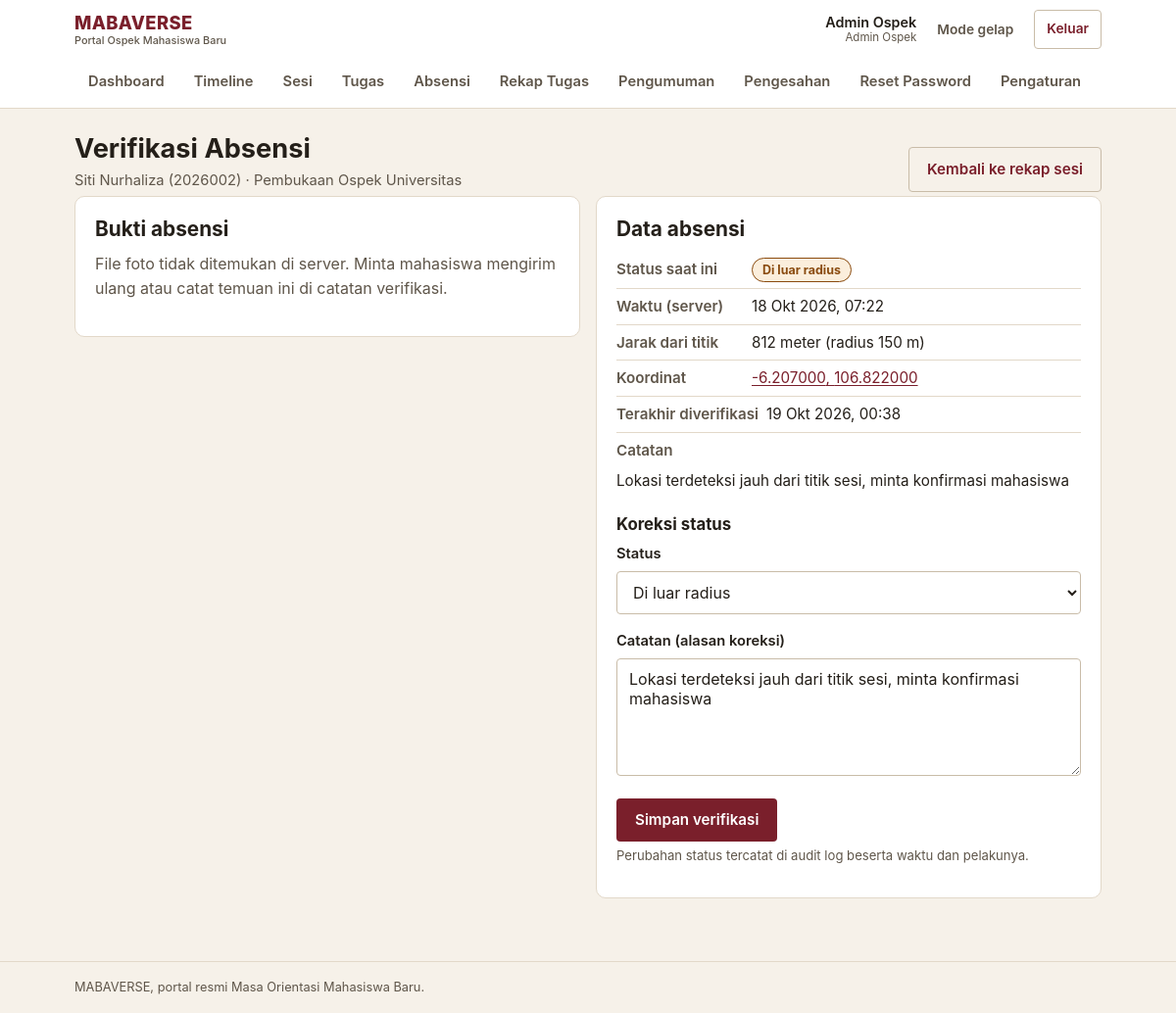
/admin/verifikasi-absensi/2 (signed in), run on the app's committed database.
### tables this page shows
CREATE TABLE absensi (
    id INT AUTO_INCREMENT PRIMARY KEY,
    sesi_id INT NOT NULL,
    user_id INT NOT NULL,
    foto_path VARCHAR(255) NOT NULL,
    lat DECIMAL(10, 8) NOT NULL,
    lng DECIMAL(11, 8) NOT NULL,
    jarak_dari_lokasi_meter DECIMAL(10, 2) DEFAULT NULL,
    waktu_submit_server TIMESTAMP DEFAULT CURRENT_TIMESTAMP,
    status ENUM('hadir', 'di_luar_radius', 'terlambat', 'tidak_hadir', 'izin') DEFAULT 'hadir',
    diverifikasi_oleh INT DEFAULT NULL,
    catatan TEXT DEFAULT NULL,
    updated_at TIMESTAMP DEFAULT CURRENT_TIMESTAMP ON UPDATE CURRENT_TIMESTAMP,
    FOREIGN KEY (sesi_id) REFERENCES sesi(id) ON DELETE CASCADE,
    FOREIGN KEY (user_id) REFERENCES users(id) ON DELETE CASCADE,
    FOREIGN KEY (diverifikasi_oleh) REFERENCES users(id) ON DELETE SET NULL,
    UNIQUE KEY unique_absensi (sesi_id, user_id)
);

CREATE TABLE users (
    id INT AUTO_INCREMENT PRIMARY KEY,
    nim VARCHAR(50) UNIQUE NOT NULL,
    nama VARCHAR(255) NOT NULL,
    email VARCHAR(255) UNIQUE NOT NULL,
    password_hash VARCHAR(255) NOT NULL,
    role ENUM('maba', 'panitia', 'admin', 'superadmin') DEFAULT 'maba',
    fakultas_id INT DEFAULT NULL,
    jurusan_id INT DEFAULT NULL,
    kelompok_id INT DEFAULT NULL,
    foto_profil VARCHAR(255) DEFAULT NULL,
    no_kontak_darurat VARCHAR(20) DEFAULT NULL,
    is_active TINYINT(1) DEFAULT 1,
    created_at TIMESTAMP DEFAULT CURRENT_TIMESTAMP,
    updated_at TIMESTAMP DEFAULT CURRENT_TIMESTAMP ON UPDATE CURRENT_TIMESTAMP,
    FOREIGN KEY (fakultas_id) REFERENCES fakultas(id) ON DELETE SET NULL,
    FOREIGN KEY (jurusan_id) REFERENCES jurusan(id) ON DELETE SET NULL,
    FOREIGN KEY (kelompok_id) REFERENCES kelompok(id) ON DELETE SET NULL
);

CREATE TABLE sesi (
    id INT AUTO_INCREMENT PRIMARY KEY,
    tahap_id INT NOT NULL,
    judul VARCHAR(255) NOT NULL,
    tanggal DATE NOT NULL,
    jam_mulai TIME NOT NULL,
    jam_selesai TIME NOT NULL,
    lokasi_text VARCHAR(255) NOT NULL,
    lokasi_lat DECIMAL(10, 8) DEFAULT NULL,
    lokasi_lng DECIMAL(11, 8) DEFAULT NULL,
    radius_meter INT DEFAULT 150,
    pic VARCHAR(255) DEFAULT NULL,
    created_at TIMESTAMP DEFAULT CURRENT_TIMESTAMP,
    FOREIGN KEY (tahap_id) REFERENCES tahap_ospek(id) ON DELETE CASCADE
);

### controllers/AdminController.php (called while the page is built, shortened)
<?php
require_once __DIR__ . '/../models/Absensi.php';
class AdminController {
    public function verifikasiAbsensi($id) {
        $absensiModel = new Absensi();
        $absensi = $absensiModel->getAbsensiById($id);
        include_once __DIR__ . '/../views/admin/verifikasi_absensi.php';
    }
}

### config/database.php (called while the page is built)
<?php
require_once __DIR__ . '/config.php';
class Database {
    private static $instance = null;
    private $pdo;
    private function __construct() {
        try {
            $dsn = "mysql:host=" . DB_HOST . ";dbname=" . DB_NAME . ";charset=" . DB_CHARSET;
            $options = [
                PDO::ATTR_ERRMODE => PDO::ERRMODE_EXCEPTION,
                PDO::ATTR_DEFAULT_FETCH_MODE => PDO::FETCH_ASSOC,
                PDO::ATTR_EMULATE_PREPARES => false,
            ];
            $this->pdo = new PDO($dsn, DB_USER, DB_PASS, $options);
        } catch (PDOException $e) {
            error_log('[MABAVERSE] Koneksi database gagal: ' . $e->getMessage());
            if (defined('APP_ENV') && APP_ENV === 'production') {
                throw new RuntimeException('Layanan database sedang tidak tersedia.');
            }
            die("Koneksi database gagal: " . $e->getMessage()
                . " — periksa DB_HOST/DB_USER/DB_PASS di config/config.local.php dan pastikan MySQL berjalan.");
        }
    }
    public static function getInstance() {
        if (self::$instance === null) {
            self::$instance = new self();
        }
        return self::$instance;
    }
    public function getConnection() {
        return $this->pdo;
    }
}

### models/Absensi.php (called while the page is built, shortened)
<?php
require_once __DIR__ . '/../config/config.php';
class Absensi {
    private $db;
    public function __construct() {
        $this->db = Database::getInstance()->getConnection();
    }
    public function getAbsensiById($id) {
        $stmt = $this->db->prepare("
            SELECT a.*, s.judul as sesi_judul, s.lokasi_text, s.radius_meter,
                   u.nim, u.nama
            FROM absensi a
            INNER JOIN sesi s ON a.sesi_id = s.id
            INNER JOIN users u ON a.user_id = u.id
            WHERE a.id = ?
        ");
        $stmt->execute([$id]);
        return $stmt->fetch();
    }
}

### config/config.php (called while the page is built, shortened)
<?php
function e($value) {
    return htmlspecialchars((string)$value, ENT_QUOTES, 'UTF-8');
}
function status_meta($status) {
    $map = [
        'hadir'             => ['Hadir', 'ok'],
        'di_luar_radius'    => ['Di luar radius', 'warn'],
        'terlambat'         => ['Terlambat', 'warn'],
        'tidak_hadir'       => ['Tidak hadir', 'danger'],
        'izin'              => ['Izin', 'info'],
        'terkumpul'         => ['Terkumpul', 'info'],
        'revisi'            => ['Perlu revisi', 'warn'],
        'diterima'          => ['Diterima', 'ok'],
        'belum_dikumpulkan' => ['Belum dikumpulkan', 'neutral'],
        'disahkan'          => ['Disahkan', 'ok'],
        'belum_memenuhi'    => ['Belum memenuhi syarat', 'danger'],
        'belum_mulai'       => ['Belum mulai', 'neutral'],
        'berlangsung'       => ['Berlangsung', 'brand'],
        'selesai'           => ['Selesai', 'ok'],
        'normal'            => ['Normal', 'neutral'],
        'penting'           => ['Penting', 'warn'],
        'mendesak'          => ['Mendesak', 'danger'],
    ];
    if (isset($map[$status])) {
        return $map[$status];
    }
    return [ucwords(str_replace('_', ' ', (string)$status)), 'neutral'];
}
function format_tanggal($datetime, $dengan_waktu = true) {
    $ts = strtotime($datetime);
    $bulan = [1 => 'Jan', 'Feb', 'Mar', 'Apr', 'Mei', 'Jun', 'Jul', 'Agu', 'Sep', 'Okt', 'Nov', 'Des'];
    $hasil = date('j', $ts) . ' ' . $bulan[(int)date('n', $ts)] . ' ' . date('Y', $ts);
    if ($dengan_waktu) {
        $hasil .= ', ' . date('H:i', $ts);
    }
    return $hasil;
}
require_once __DIR__ . '/database.php';

### views/admin/verifikasi_absensi.php (the view, shortened to what this page needs)
<?php
include __DIR__ . '/../layouts/header.php';
list($status_label, $status_tone) = status_meta($absensi['status']);
?>
<div class="page-head">
    <div>
        <h1>Verifikasi Absensi</h1>
        <p class="page-sub"><?= e($absensi['nama']) ?> (<?= e($absensi['nim']) ?>) &middot; <?= e($absensi['sesi_judul']) ?></p>
    </div>
    <div class="page-actions">
        <a class="btn btn-outline" href="<?= BASE_URL ?>admin/rekap-absensi/<?= (int)$absensi['sesi_id'] ?>">Kembali ke rekap sesi</a>
    </div>
</div>
<div class="grid-2">
    <div class="card">
        <h2>Bukti absensi</h2>
        <?php if (file_exists(__DIR__ . '/../../' . $absensi['foto_path'])): ?>
        <a href="<?= BASE_URL . e($absensi['foto_path']) ?>" target="_blank" rel="noopener">
            <img src="<?= BASE_URL . e($absensi['foto_path']) ?>" alt="Foto absensi <?= e($absensi['nama']) ?>" style="max-width: 100%; border-radius: var(--radius); border: 1px solid var(--line);">
        </a>
        <p class="field-hint">Klik foto untuk membuka ukuran penuh.</p>
        <?php else: ?>
        <p class="muted">File foto tidak ditemukan di server. Minta mahasiswa mengirim ulang atau catat temuan ini di catatan verifikasi.</p>
        <?php endif; ?>
    </div>
    <div class="card">
        <h2>Data absensi</h2>
        <ul class="meta-list">
            <li><span class="meta-label">Status saat ini</span> <span class="chip chip-<?= $status_tone ?>"><?= e($status_label) ?></span></li>
            <li><span class="meta-label">Waktu (server)</span> <?= e(format_tanggal($absensi['waktu_submit_server'])) ?></li>
            <li><span class="meta-label">Jarak dari titik</span>
                <?= $absensi['jarak_dari_lokasi_meter'] !== null ? e(number_format((float)$absensi['jarak_dari_lokasi_meter'], 0, ',', '.')) . ' meter (radius ' . (int)$absensi['radius_meter'] . ' m)' : 'Tidak dihitung (titik lokasi sesi belum diisi)' ?>
            </li>
            <li><span class="meta-label">Koordinat</span>
                <a href="https://www.google.com/maps?q=<?= e($absensi['lat']) ?>,<?= e($absensi['lng']) ?>" target="_blank" rel="noopener">
                    <?= e(number_format((float)$absensi['lat'], 6)) ?>, <?= e(number_format((float)$absensi['lng'], 6)) ?>
                </a>
            </li>
            <?php if ($absensi['diverifikasi_oleh']): ?>
            <li><span class="meta-label">Terakhir diverifikasi</span> <?= e(format_tanggal($absensi['updated_at'])) ?></li>
            <?php endif; ?>
            <?php if ($absensi['catatan']): ?>
            <li><span class="meta-label">Catatan</span> <?= e($absensi['catatan']) ?></li>
            <?php endif; ?>
        </ul>
        <h3 class="mt-2">Koreksi status</h3>
        <form method="post" action="<?= BASE_URL ?>admin/verifikasi-absensi/<?= (int)$absensi['id'] ?>">
            <div class="field">
                <label for="status">Status</label>
                <select id="status" name="status" required>
                    <?php foreach (['hadir', 'di_luar_radius', 'terlambat', 'izin', 'tidak_hadir'] as $opt): ?>
                    <?php list($opt_label) = status_meta($opt); ?>
                    <option value="<?= e($opt) ?>" <?= $absensi['status'] === $opt ? 'selected' : '' ?>><?= e($opt_label) ?></option>
                    <?php endforeach; ?>
                </select>
            </div>
            <div class="field">
                <label for="catatan">Catatan (alasan koreksi)</label>
                <textarea id="catatan" name="catatan" placeholder="Mis. koordinat manual, foto buram, izin via surat"><?= e($absensi['catatan'] ?? '') ?></textarea>
            </div>
            <button type="submit" class="btn">Simpan verifikasi</button>
            <p class="field-hint">Perubahan status tercatat di audit log beserta waktu dan pelakunya.</p>
        </form>
    </div>
</div>
<?php include __DIR__ . '/../layouts/footer.php'; ?>

### assets/css/style.css (style rules this page uses)
:root { --bg: #F6F1E9; --surface: #FFFFFF; --surface-alt: #F0E9DE; --ink: #241F19; --ink-soft: #5F564A; --line: #E2D8C9; --line-strong: #C9BCA8; --brand: #7A1F2B; --brand-strong: #5E1620; --brand-soft: #F5E7E8; --brand-ink: #FFFFFF; --accent: #9A4A08; --accent-soft: #FBEEDD; --ok: #1E6B43; --ok-soft: #E4F2E9; --warn: #8A4B0F; --warn-soft: #FBEEDC; --danger: #A32A22; --danger-soft: #F9E6E4; --info: #2E5375; --info-soft: #E7EEF5; --radius-sm: 4px; --radius: 10px; --shadow-1: 0 1px 2px rgba(36, 31, 25, 0.08), 0 6px 16px rgba(36, 31, 25, 0.07); --maxw: 1080px; --font: -apple-system, BlinkMacSystemFont, "Segoe UI", Roboto, "Helvetica Neue", Arial, sans-serif; }
*, *::before, *::after { box-sizing: border-box; }
html { -webkit-text-size-adjust: 100%; }
body { margin: 0; background: var(--bg); color: var(--ink); font-family: var(--font); font-size: 16px; line-height: 1.55; }
h1, h2, h3, h4 { margin: 0 0 0.5em; line-height: 1.25; font-weight: 700; }
h1 { font-size: clamp(1.3rem, 1.1rem + 1vw, 1.7rem); }
h2 { font-size: clamp(1.1rem, 1rem + 0.6vw, 1.3rem); }
h3 { font-size: 1.05rem; }
p { margin: 0 0 1em; }
a { color: var(--brand); text-decoration-thickness: 1px; text-underline-offset: 2px; }
.muted { color: var(--ink-soft); }
.mt-2 { margin-top: 16px; }
.page-head { display: flex; align-items: flex-end; justify-content: space-between; gap: 12px; flex-wrap: wrap; margin: 24px 0 4px; }
.page-head h1 { margin: 0; }
.page-head .page-sub { color: var(--ink-soft); margin: 4px 0 0; font-size: 0.92rem; }
.page-actions { display: flex; gap: 8px; flex-wrap: wrap; }
.btn { display: inline-flex; align-items: center; justify-content: center; gap: 6px; min-height: 44px; padding: 10px 18px; border-radius: var(--radius-sm); border: 1px solid transparent; background: var(--brand); color: var(--brand-ink); font-family: inherit; font-size: 0.95rem; font-weight: 600; text-decoration: none; cursor: pointer; transition: background-color 120ms ease, border-color 120ms ease, color 120ms ease; }
.btn-outline { background: transparent; color: var(--brand); border-color: var(--line-strong); }
.card { background: var(--surface); border: 1px solid var(--line); border-radius: var(--radius); padding: 20px; margin-bottom: 16px; }
.grid-2 { display: grid; grid-template-columns: 1fr 1fr; gap: 16px; align-items: start; }
.grid-2 > * { min-width: 0; }
.chip { display: inline-block; padding: 2px 10px; border-radius: 999px; font-size: 0.78rem; font-weight: 700; white-space: nowrap; border: 1px solid transparent; }
.chip-warn { background: var(--warn-soft); color: var(--warn); border-color: var(--warn); }
.field { margin-bottom: 16px; }
.field label { display: block; font-weight: 600; margin-bottom: 6px; font-size: 0.92rem; }
.field input[type="text"], .field input[type="email"], .field input[type="password"], .field input[type="number"], .field input[type="date"], .field input[type="time"], .field input[type="datetime-local"], .field input[type="file"], .field select, .field textarea { width: 100%; padding: 10px 12px; min-height: 44px; border: 1px solid var(--line-strong); border-radius: var(--radius-sm); background: var(--surface); color: var(--ink); font-family: inherit; font-size: 1rem; }
.field textarea { min-height: 120px; resize: vertical; }
.field select { appearance: auto; }
.field-hint { font-size: 0.82rem; color: var(--ink-soft); margin-top: 4px; }
.meta-list { list-style: none; margin: 0; padding: 0; font-size: 0.95rem; }
.meta-list li { display: flex; gap: 8px; padding: 6px 0; border-bottom: 1px solid var(--line); flex-wrap: wrap; }
.meta-list li:last-child { border-bottom: none; }
.meta-list .meta-label { min-width: 130px; color: var(--ink-soft); font-weight: 600; }

### data on the page
absensi: user.nama "Siti Nurhaliza", user.nim "2026002", sesi.judul "Pembukaan Ospek Universitas", waktu_submit_server "18 Okt 2026, 07:22", jarak_dari_lokasi_meter "812", sesi.radius_meter "150", lat "-6.207000", lng "106.822000", updated_at "19 Okt 2026, 00:38", catatan "Lokasi terdeteksi jauh dari titik sesi, minta konfirmasi mahasiswa", status "Di luar radius"

### other printed values
$user_nama "Admin Ospek"
$role_label "Admin Ospek"
$label "Dashboard"
$label "Timeline"
$label "Sesi"
$label "Tugas"
$label "Absensi"
$label "Rekap Tugas"
$label "Pengumuman"
$label "Pengesahan"
$label "Reset Password"
$label "Pengaturan"
$status_label "Di luar radius"
